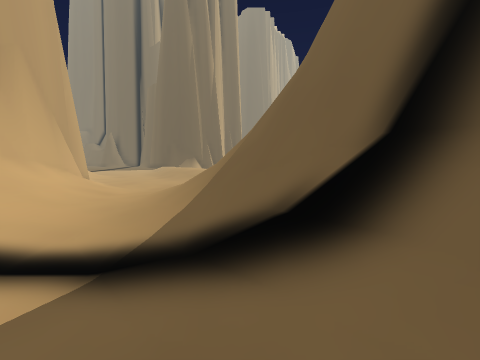
View 1 (above)

24 first-person views from a walk through a Unity game level. The camera is 1.3 m above the floor, tilts 6° down and sees 90° across. The floor is counted in squares, 1 m on a side. Each view is taken from the middle of a square. On the plan, view 1 faces up. The plan holds only what a view shows up to about 12 squares ahead; the rest is blank. The place goes on beyond the plan.

View 2
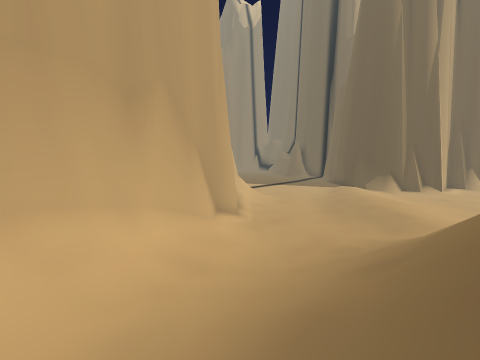

View 3
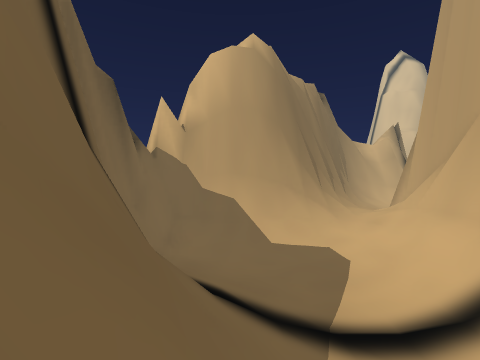

View 4
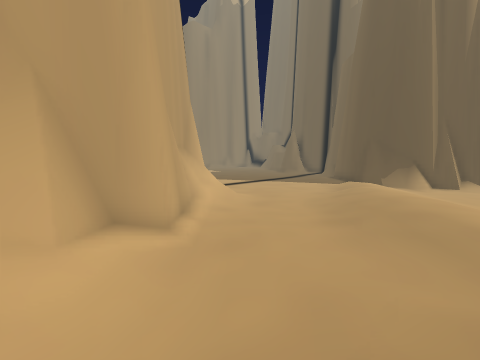

View 5
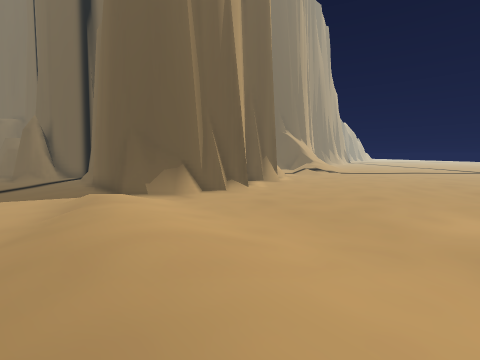

View 6
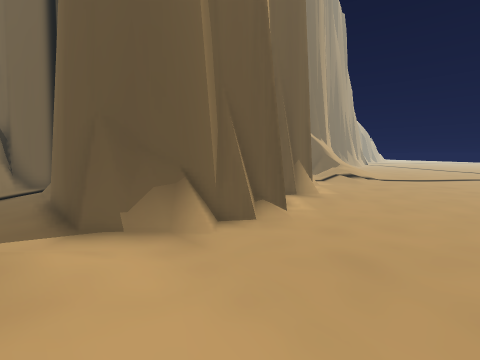

View 7
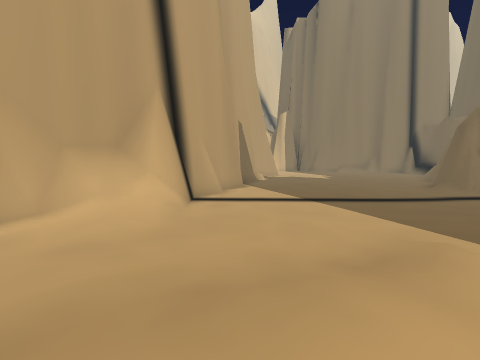

View 8
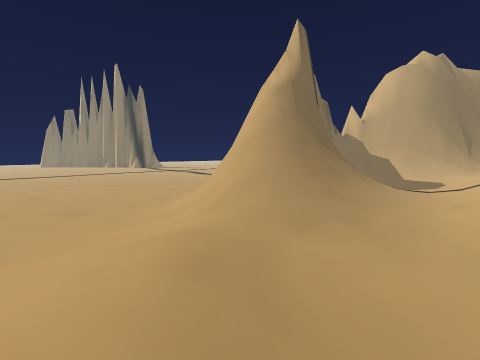

View 9
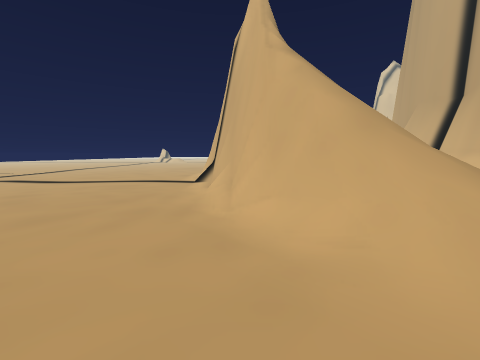

View 10
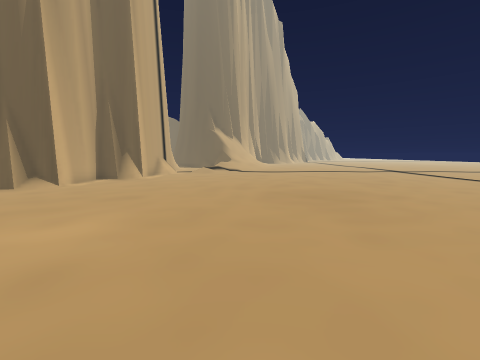

View 11
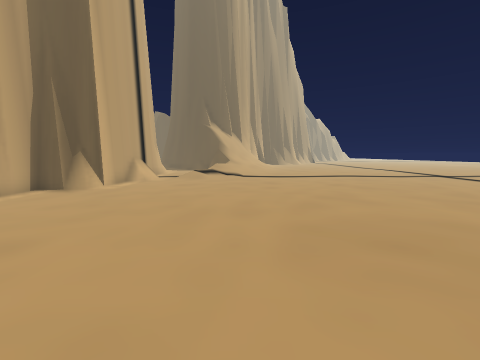

View 12
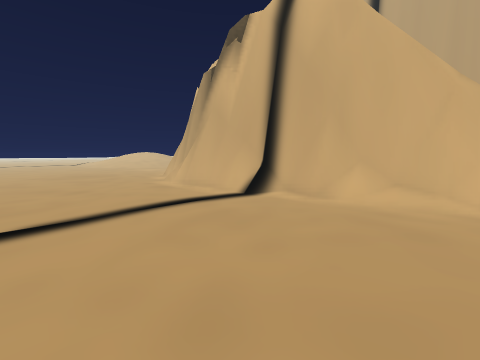

View 13
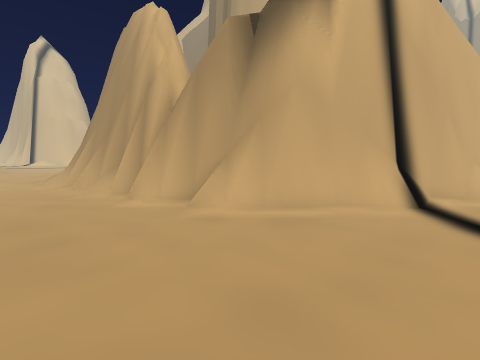

View 14
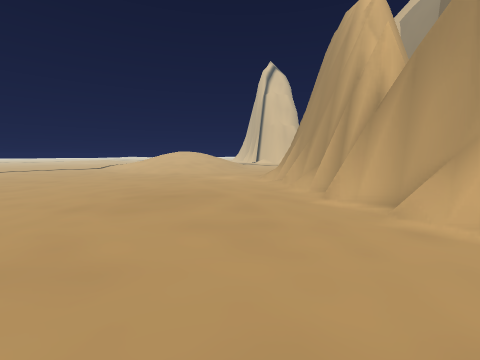

View 15
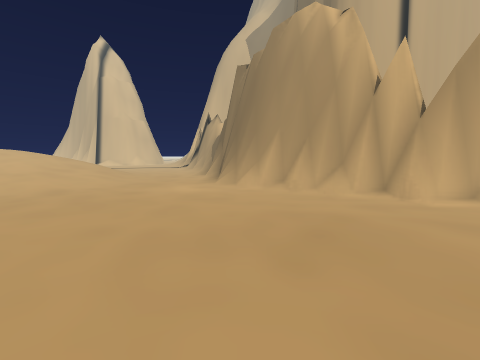

View 16
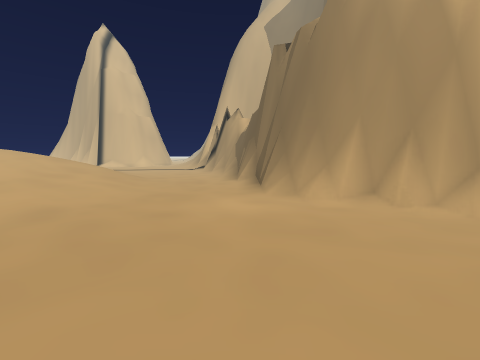

View 17
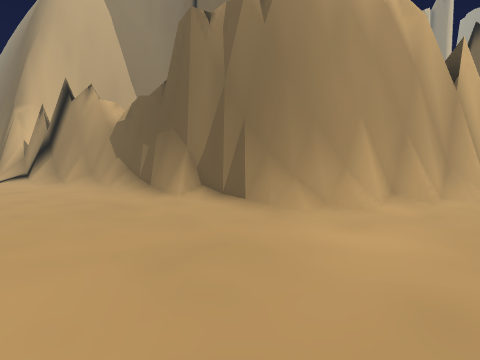

View 18
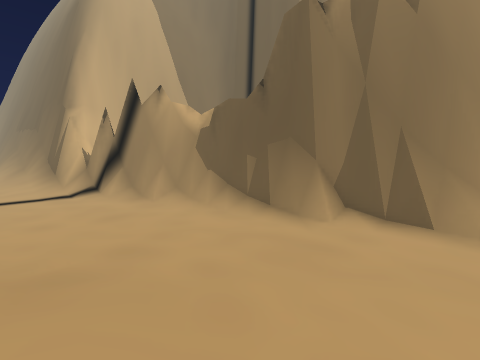

View 19
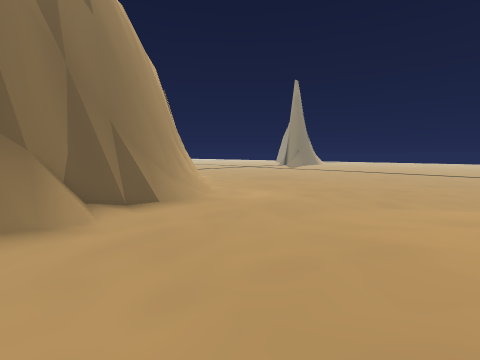

View 20
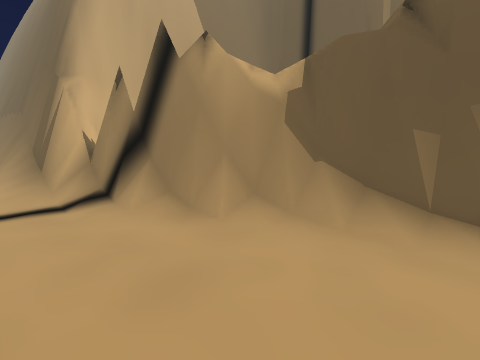

View 21
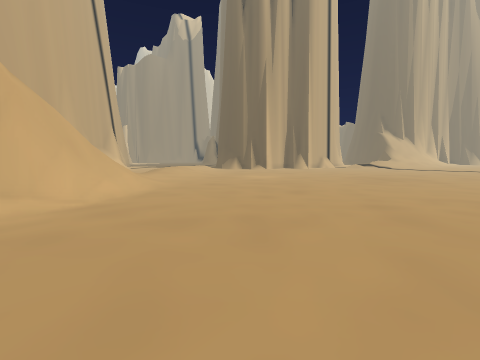

View 22
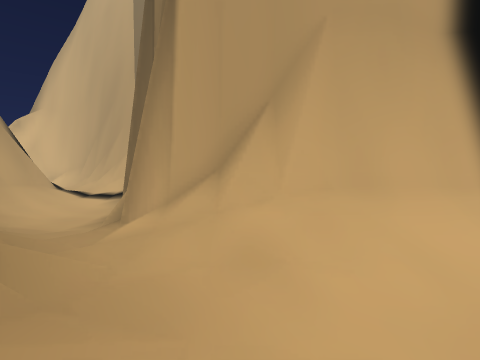

View 23
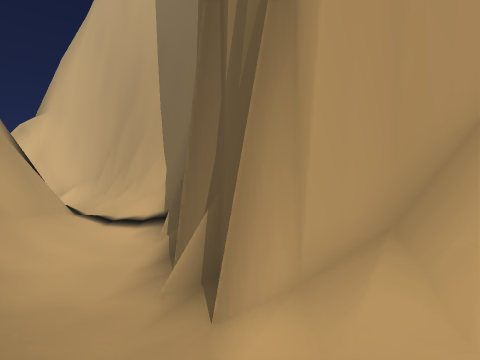

View 24
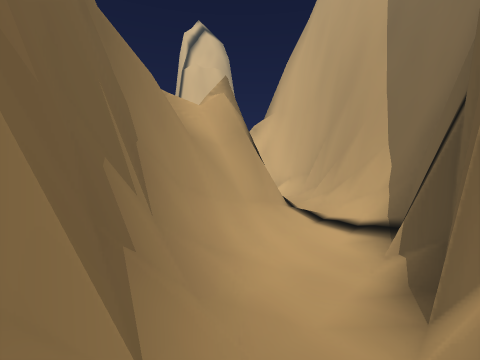

### Floor plan
Key: @ floor where view 1 was taken; # wall or solid block; . main floor; : floor 0.25 m higher than the main floor; + floor 0.5 m higher than the main floor; / step, stairs or slope; = window, fence, low wall or low ledge; v drop or lower ground.
Columns run from 16 left of view 1 to 12 right of it. Each row starts with its distance up from view 1.
 30                 #=...........
 29  ####           #............
 28  ##..          ##............
 27  ##..         ###............
 26  .....        #..............
 25  ......##     #..............
 24  .......##  ###..............
 23  ........#####...............
 22  .........#==................
 21  ............................
 20  ......../:/.................
 19  ........./:/................
 18  ........./://...............
 17  #........./+//..............
 16  ###......./++/:.............
 15    ###=/...//++/.............
 14      ##/....//::/............
 13      ###/...../:/............
 12       ###......:///..........
 11         ##...../////.........
 10          #/...////=/.........
  9          ##/..////##/........
  8           #//./////##........
  7           #//:///=/v#/.......
  6           #//:///##=#/.......
  5           #//:///#####.......
  4           #//:://#####.......
  3           #//:.//##  #.......
  2           #///.//=#  ##......
  1           #//...//=# ##......
  0           #///..@./####......
 -1          ##//////..####......
 -2          ##////////####......
 -3          #////=#######=......
 -4        ###///#########.......
 -5      ####///##      ##.......
 -6   ####/..//##      ##........
 -7   #//..../=#      ##/........
 -8  ##/:::/#=##     ###.........
 -9  #///====##     ###..........
-10 ##//=######   ###=/..........
-11 #//=## #########=/...........
-12 #.   # ######=...............
-13 #    ####=//.................
-14 #  ####=/....................
-15 #####=/......................
-16 ##=//........................
-17 ///..........//////..........
-18 /...........///++:::/........

Positions as (right, up) in squares from view 1, and headings:
1: (0, 0), facing up
2: (0, 4), facing up-left
3: (0, 6), facing down
4: (-2, 8), facing up-left
5: (-2, 13), facing up
6: (-3, 17), facing up
7: (-3, 17), facing left
8: (-4, 15), facing down-right
9: (4, 14), facing down
10: (6, 14), facing up
11: (6, 18), facing up
12: (12, 8), facing down-left
13: (12, -2), facing left
14: (12, -2), facing down-left
15: (12, -10), facing left
16: (9, -12), facing left
17: (4, -16), facing up-left
18: (0, -18), facing up-left
19: (-4, -18), facing up-right
20: (-5, -17), facing up-left
21: (12, 7), facing up-left
22: (-2, -2), facing left
23: (-4, -4), facing left
24: (-5, -5), facing down-left
